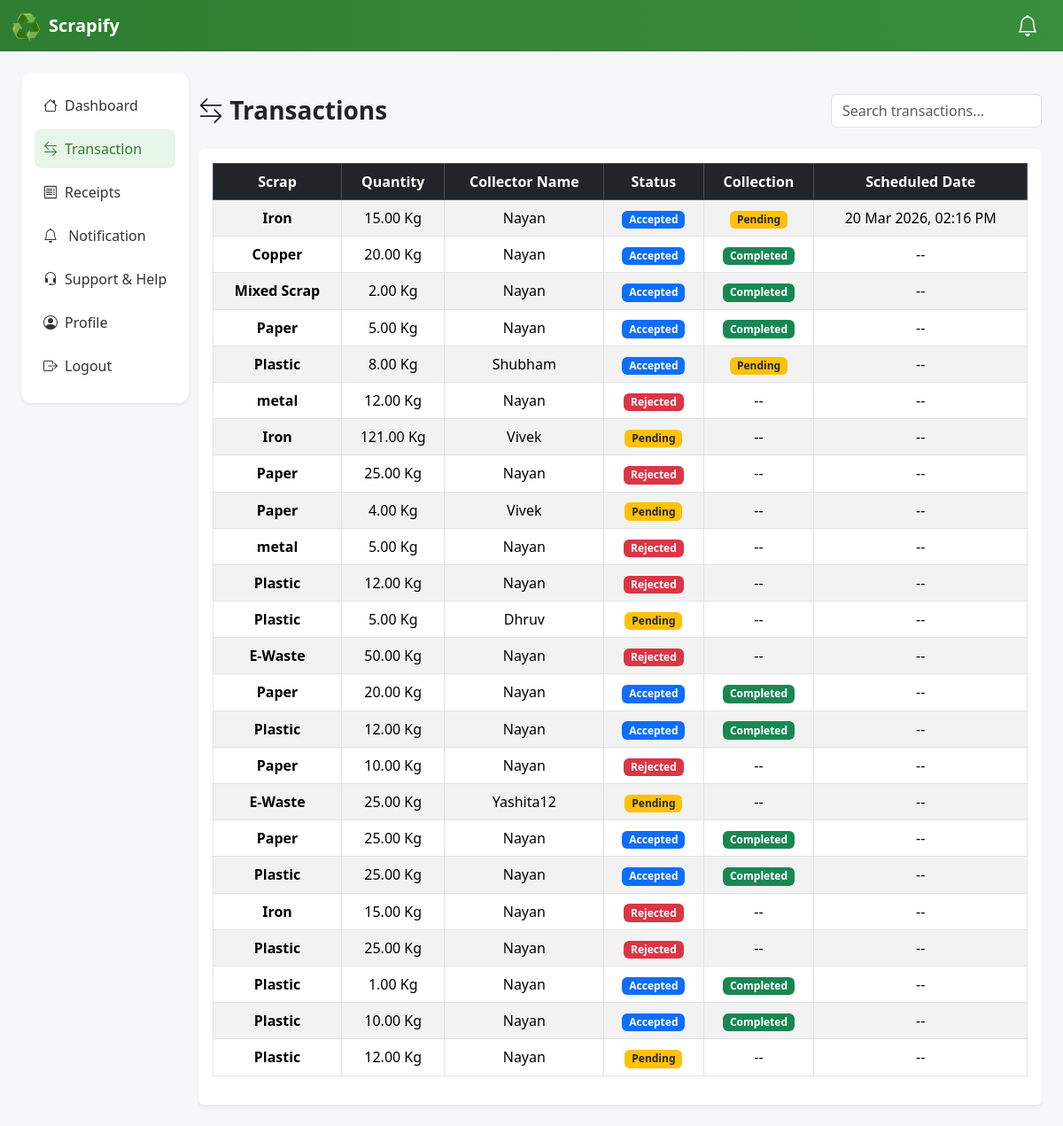
The app's page /transaction (signed in) with its own data.
### home/models.py (models this page shows, shortened)
class PickupRequest(models.Model):
    STATUS_CHOICES = [
        ('pending', 'Pending'),
        ('accepted', 'Accepted'),
        ('rejected', 'Rejected'),
        ('completed', 'Completed'),
        ('failed','Failed'),
        ('cancelled',"Cancelled")
    ]
    scrap = models.ForeignKey(Scrap, on_delete=models.CASCADE)
    seller = models.ForeignKey(User, related_name='seller_requests', on_delete=models.CASCADE)
    collector = models.ForeignKey(User, related_name='collector_requests', on_delete=models.CASCADE)
    status = models.CharField(max_length=20, choices=STATUS_CHOICES, default='pending')
    scheduled_date = models.DateTimeField(null=True, blank=True)
    created_at = models.DateTimeField(auto_now_add=True)

class Scrap(models.Model):
    SCRAP_TYPES = [
        ('plastic', 'Plastic'),
        ('paper', 'Paper'),
        ('aluminium', 'Aluminium'),
        ('iron', 'Iron'),
        ('brass','Brass'),
        ('copper', 'Copper'),
        ('electronics', 'E-Waste'),
        ('glass', 'Glass'),
        ('mixed', 'Mixed Scrap'),
    ]
    seller = models.ForeignKey(User, on_delete=models.CASCADE)
    scrap_type = models.CharField(max_length=50, choices=SCRAP_TYPES)
    quantity = models.DecimalField(max_digits=6, decimal_places=2)
    scrap_image = models.ImageField(upload_to="scrap_images/", null=True, blank=True)
    flat_no = models.CharField(max_length=100,blank=True,null=True)
    building_name = models.CharField(max_length=200,blank=True,null=True)
    area = models.CharField(max_length=200)
    pincode = models.CharField(max_length=10)
    status = models.CharField(
        max_length=20,
        choices=[
            ('posted', 'Posted'),
            ('requested', 'Requested'),
            ('accepted', 'Accepted'),
            ('rejected', 'Rejected'),
            ('completed', 'Completed'),
        ],
        default='posted'
    )
    created_at = models.DateTimeField(auto_now_add=True)

### home/views.py (the view)
# urls.py: path("transaction",views.seller_transaction,name='transaction'),
@login_required
def seller_transaction(request):
    transactions = PickupRequest.objects.filter(
        seller=request.user
    ).select_related('collector').order_by('-scheduled_date')
    return render(request,
        "seller_transaction.html",{
        "transactions":transactions,
        "page":"transaction"
        })

### home/context_processors.py (called while the page is built)
def sidebar_counts(request):
    if request.user.is_authenticated:
        unread_notifications = Notification.objects.filter(
            receiver=request.user,
            is_read=False
        ).count()
        pending_orders = PickupRequest.objects.filter(
            collector=request.user,
            status="pending"
        ).count()
        return {
            "unread_notifications": unread_notifications,
            "pending_orders": pending_orders
        }
    return {}

### templates/seller_transaction.html (shortened to what this page needs)
{%extends 'base.html'%}
  {% block body %}
  <div class="container-fluid mt-4">
    <div class="row">
        <div class="col-lg-2 d-none d-lg-block px-4">
            <div class="sidebar shadow-sm">
            <a href="/" class="{% if page == 'home' %}active{% endif %}"><i class="bi bi-house me-2"></i>Dashboard</a>
            <a href="/transaction" class="{% if page == 'transaction' %}active{% endif %}"><i class="bi bi-arrow-left-right me-2"></i>Transaction</a>
            <a href="{% url 'seller_receipts' %}" class="{% if page == 'receipt' %}active{% endif %}">
<i class="bi bi-receipt me-2"></i>Receipts
</a>
            <a href="/notify" class="{% if page == 'notification' %}active{% endif %}">
                  <i class="bi bi-bell me-2"></i>
                  Notification
                </a>
            <a href="/support" class="{% if page == 'support' %}active{% endif %}"><i class="bi bi-headset me-2"></i>Support & Help</a>
            <a href="/profile" class="{% if page == 'profile' %}active{% endif %}"><i class="bi bi-person-circle me-2"></i>Profile</a>
            <a href="/logout" class="{% if page == 'logout' %}active{% endif %}" onclick="return confirm('Want to logout?')"><i class="bi bi-box-arrow-right me-2"></i>Logout</a></div>
        </div>
                <div class="col-lg-10 p-4">
            <div class="d-flex justify-content-between align-items-center mb-4">
                <h3 class="fw-bold mb-0">
<i class="bi bi-arrow-left-right"></i> Transactions
</h3>
                <input type="text" class="form-control w-25" placeholder="Search transactions...">
            </div>
            <div class="table-responsive bg-white rounded shadow-sm p-3">
                <table class="table table-hover table-bordered table-striped">
                    <thead class="table-dark text-center">
                        <tr>
                            <th style="text-align: center;">Scrap</th>
                            <th style="text-align: center;">Quantity</th>
                            <th style="text-align: center;">Collector Name</th>
                            <th style="text-align: center;">Status</th>
                            <th style="text-align: center;">Collection</th>
                            <th style="text-align: center;">Scheduled Date</th>
                        </tr>
                    </thead>
                    <tbody>
{% for t in transactions %}
<tr>
    <td style="text-align: center;">
        <strong>{{ t.scrap.get_scrap_type_display }}</strong>
    </td>
    <td style="text-align: center;">
        {{ t.scrap.quantity }} Kg
    </td>
    <td style="text-align: center;">
        {{ t.collector.username|capfirst }}
    </td>
    <td style="text-align: center;">
{% if t.status == "completed" %}
    <span class="badge bg-primary">Accepted</span>
{% elif t.status == "pending" %}
    <span class="badge bg-warning text-dark">Pending</span>
{% elif t.status == "accepted" %}
    <span class="badge bg-primary">Accepted</span>
{% elif t.status == "rejected" %}
    <span class="badge bg-danger">Rejected</span>
{% endif %}
</td>
    <td style="text-align: center;">
        {% if t.status == "accepted" %}
            <span class="badge bg-warning text-dark">Pending</span>
        {% elif t.status == "completed" %}
            <span class="badge bg-success">Completed</span>
        {% else %}
            --
        {% endif %}
    </td>
    <td style="text-align: center;">
        {% if t.status == "accepted" or t.status == "completed" %}
            {% if t.scheduled_date %}
                {{ t.scheduled_date|date:"d M Y, h:i A" }}
            {% else %}
                --
            {% endif %}
        {% else %}
            --
        {% endif %}
    </td>
</tr>
{% empty %}
<tr>
<td colspan="6" class="text-center">
No transactions yet
</td>
</tr>
{% endfor %}
</tbody>
                </table>
            </div>
        </div>
    </div>
</div>
{% endblock body %}

### templates/base.html (shortened to what this page needs)
{% load static %}
<!doctype html>
<html lang="en">
  <head>
    <link rel="stylesheet"
      href="https://cdn.jsdelivr.net/npm/bootstrap-icons@1.11.3/font/bootstrap-icons.css">
    <link
      href="https://cdn.jsdelivr.net/npm/bootstrap@5.3.8/dist/css/bootstrap.min.css"
      rel="stylesheet"
>
  </head>
  <body>
    <nav class="navbar navbar-dark px-1 sticky-top">
    <span class="fs-3 text-white d-none d-lg-block px-2">♻</span>
    <a class="navbar-brand fw-bold" href="#">Scrapify</a>
    <div class="ms-auto d-flex align-items-center gap-3 mx-2">
        {% if user.is_authenticated %}
<a href="/notify" class="bi bi-bell text-white fs-4 px-3"></a>
{% endif %}
    </div>
</nav>
    {% block body %}
    {% endblock body %}
  </body>
</html>

### templates/base.html (style rules this page uses)
body { background-color: #f6f7f9; }
.navbar { background: linear-gradient(90deg, #2e7d32, #388e3c); }
.sidebar { position: fixed; background: #fff; border-radius: 12px; padding: 15px; }
.sidebar a { display: block; padding: 10px; color: #333; text-decoration: none; border-radius: 8px; margin-bottom: 5px; }
.sidebar a.active, .sidebar a:hover { background-color: #e8f5e9; color: #2e7d32; }
.table thead { background-color: #e6f4ec; }

### records on screen
PickupRequest: scrap.scrap_type "Iron", scrap.quantity "15.00", collector.username "Nayan", status "Accepted", scheduled_date "20 Mar 2026, 02:16 PM"
PickupRequest: scrap.scrap_type "Copper", scrap.quantity "20.00", collector.username "Nayan", status "Accepted"
PickupRequest: scrap.scrap_type "Mixed Scrap", scrap.quantity "2.00", collector.username "Nayan", status "Accepted"
PickupRequest: scrap.scrap_type "Paper", scrap.quantity "5.00", collector.username "Nayan", status "Accepted"
PickupRequest: scrap.scrap_type "Plastic", scrap.quantity "8.00", collector.username "Shubham", status "Accepted"
PickupRequest: scrap.scrap_type "metal", scrap.quantity "12.00", collector.username "Nayan", status "Rejected"
PickupRequest: scrap.scrap_type "Iron", scrap.quantity "121.00", collector.username "Vivek", status "Pending"
PickupRequest: scrap.scrap_type "Paper", scrap.quantity "25.00", collector.username "Nayan", status "Rejected"
PickupRequest: scrap.scrap_type "Paper", scrap.quantity "4.00", collector.username "Vivek", status "Pending"
PickupRequest: scrap.scrap_type "metal", scrap.quantity "5.00", collector.username "Nayan", status "Rejected"
PickupRequest: scrap.scrap_type "Plastic", scrap.quantity "12.00", collector.username "Nayan", status "Rejected"
PickupRequest: scrap.scrap_type "Plastic", scrap.quantity "5.00", collector.username "Dhruv", status "Pending"
PickupRequest: scrap.scrap_type "E-Waste", scrap.quantity "50.00", collector.username "Nayan", status "Rejected"
PickupRequest: scrap.scrap_type "Paper", scrap.quantity "20.00", collector.username "Nayan", status "Accepted"
PickupRequest: scrap.scrap_type "Plastic", scrap.quantity "12.00", collector.username "Nayan", status "Accepted"
PickupRequest: scrap.scrap_type "Paper", scrap.quantity "10.00", collector.username "Nayan", status "Rejected"
PickupRequest: scrap.scrap_type "E-Waste", scrap.quantity "25.00", collector.username "Yashita12", status "Pending"
PickupRequest: scrap.scrap_type "Paper", scrap.quantity "25.00", collector.username "Nayan", status "Accepted"
PickupRequest: scrap.scrap_type "Plastic", scrap.quantity "25.00", collector.username "Nayan", status "Accepted"
PickupRequest: scrap.scrap_type "Iron", scrap.quantity "15.00", collector.username "Nayan", status "Rejected"
PickupRequest: scrap.scrap_type "Plastic", scrap.quantity "25.00", collector.username "Nayan", status "Rejected"
PickupRequest: scrap.scrap_type "Plastic", scrap.quantity "1.00", collector.username "Nayan", status "Accepted"
PickupRequest: scrap.scrap_type "Plastic", scrap.quantity "10.00", collector.username "Nayan", status "Accepted"
PickupRequest: scrap.scrap_type "Plastic", scrap.quantity "12.00", collector.username "Nayan", status "Pending"
